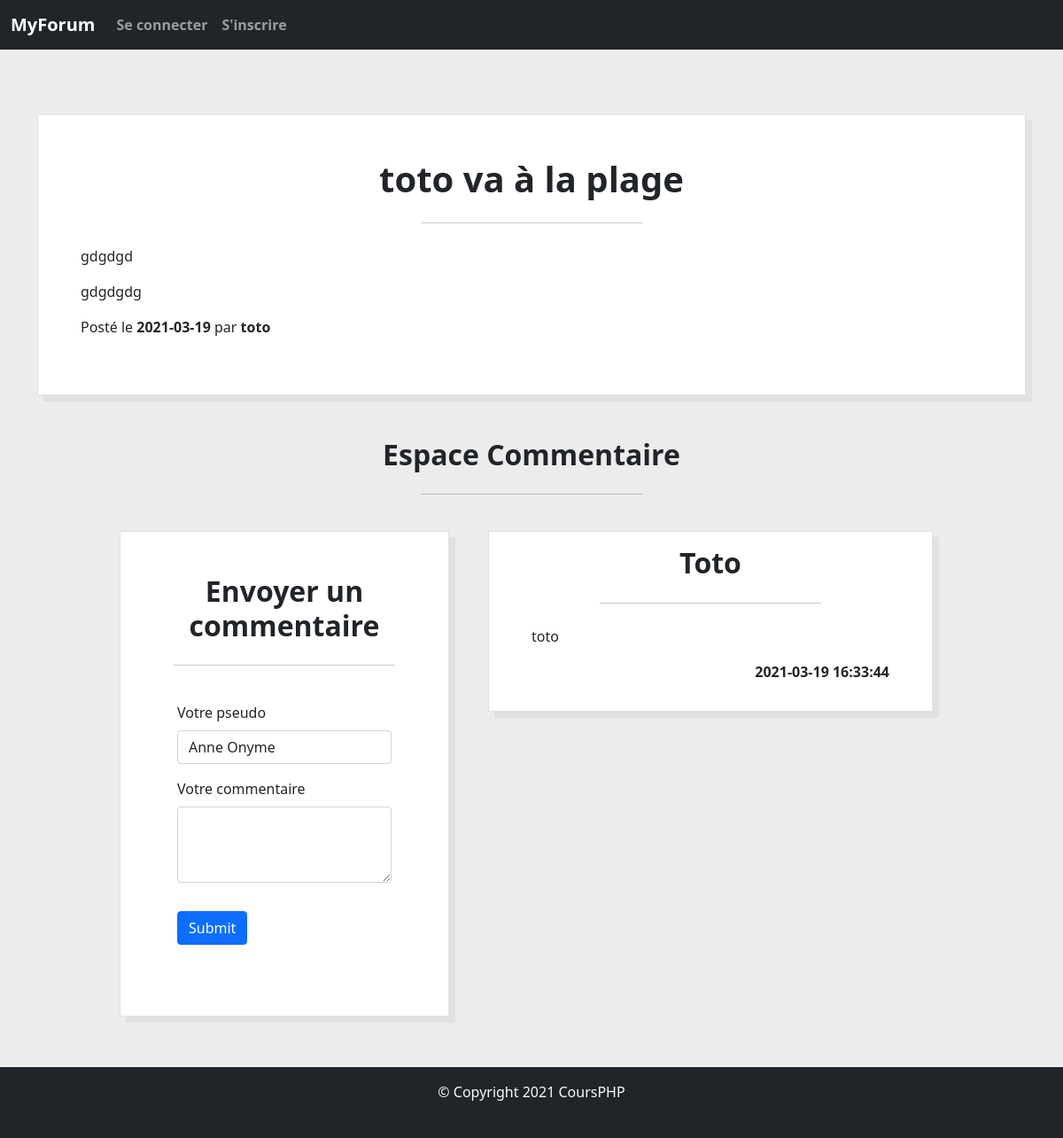
The page /?page=article&id=59 on the database its author committed.
### tables this page shows
CREATE TABLE IF NOT EXISTS `articles` (
  `id` int NOT NULL AUTO_INCREMENT,
  `articleName` varchar(60) NOT NULL,
  `content` text NOT NULL,
  `publiched_date` date NOT NULL,
  `author` varchar(50) NOT NULL,
  `chapeau` text NOT NULL,
  `category_id` int NOT NULL,
  `user_id` int NOT NULL,
  PRIMARY KEY (`id`),
  KEY `category_id` (`category_id`),
  KEY `user_id` (`user_id`)
);

CREATE TABLE IF NOT EXISTS `comments` (
  `id` int NOT NULL AUTO_INCREMENT,
  `pseudo` varchar(60) NOT NULL,
  `comment` text NOT NULL,
  `article_id` int NOT NULL,
  `publiched_date` datetime NOT NULL,
  `user_id` int NOT NULL,
  PRIMARY KEY (`id`),
  KEY `article_id` (`article_id`),
  KEY `user_id` (`user_id`)
);

### pages/article.content.php (the view, shortened to what this page needs)
<?php
$query = $database->query('SELECT * FROM `articles` WHERE `id` =' . $_GET['id']);
$data = $query->fetch();
if (isset($_SESSION['pseudo'])) {
    $pseudo = $_SESSION['pseudo'];
    $userID = $_SESSION['id'];
} else if (isset($_POST['pseudo']) && !empty($_POST['pseudo']) ) {
    $pseudo = $_POST['pseudo'];
    $userID = 9;
} else {
    $pseudo = "Anne Onyme";
}
?>
<div class="home">
    <div class="container my-5">
        <div class="articleBlock article p-5">
            <h1><?= $data['articleName']; ?></h1>
            <hr>
            <p><?= $data['chapeau']; ?></p>
            <p><?= $data['content']; ?></p>
            <div class="row">
                <div class="col-md-6 d-flex justify-content-start">
                    <p>Posté le <strong><?= $data['publiched_date']; ?></strong> par <strong><?= $data['author']; ?></strong></p>
                </div>
                <div class="col-md-6 d-flex justify-content-end">
                </div>
            </div>
        </div>
    </div>
    <h2 class="text-center">Espace Commentaire</h2>
    <hr>
    <div class="container my-3">
        <div class="row d-flex justify-content-center m-0 p-0">
            <div class="commentBlock commentForm p-5 col-md-4 border-end m-3">
                <h2>Envoyer un commentaire</h2>
                <hr>
                <form method="post" class="p-3" action="?page=article&id=<?= $data['id']; ?>">
                <?php if(isset($_SESSION['pseudo'])) { ?>
                    <div class="form-group mb-3">
                        <label for="comment" class="form-label">Votre commentaire</label>
                        <textarea class="form-control" id="comment" name="comment" rows="3"></textarea>
                    </div>
                <?php } else { ?>
                    <div class="form-group mb-3">
                        <label for="pseudo" class="form-label">Votre pseudo</label>
                        <input type="text" id="pseudo" class="form-control" name="pseudo" value="<?= $pseudo ?>"/>
                    </div>
                    <div class="form-group mb-3">
                        <label for="comment" class="form-label">Votre commentaire</label>
                        <textarea class="form-control" id="comment" name="comment" rows="3"></textarea>
                    </div>
                <?php } ?>
                    <input type="submit" class="btn btn-primary my-3" name="commentSubmit">
                </form>
            </div>
            <div class="col-md-6">
            <?php $query = $database->query('SELECT * FROM `comments` WHERE `article_id` =' . $_GET['id']);
            while (($dataComment = $query->fetch())) { ?>
                <div class="commentBlock border m-3 py-3 px-5">
                    <h2 class="text-center text-capitalize"><?= $dataComment['pseudo'] ?></h2>
                    <hr>
                    <p><?= $dataComment['comment']; ?></p>
                    <p class="text-end"><strong><?= $dataComment['publiched_date']; ?></strong></p>
                </div>
            <?php } ?>
            </div>
        </div>
    </div>
</div>

### assets/css/styles.css (style rules this page uses)
.categoryBlock, .articleBlock, .commentBlock, .loginBlock, .registerBlock, .profileBlock { background: white; border: 1px solid #e1e1e1; margin: 15px auto; box-shadow: 7px 7px 0 0 #e1e1e1; height: auto; }
.commentForm { height: 100%; }
body { min-height: 100vh; display: flex; flex-direction: column; }
.home { flex-grow: 1; padding: 25px; background: #ececec; }
h1, h2 { font-weight: 700; text-align: center; }
hr { margin: 25px auto; width: 250px; }

### rows shown on the page
articles: articleName "toto va à la plage", chapeau "gdgdgd", content "gdgdgdg", publiched_date "2021-03-19", author "toto"
comments: pseudo "Toto", comment "toto", publiched_date "2021-03-19 16:33:44"
